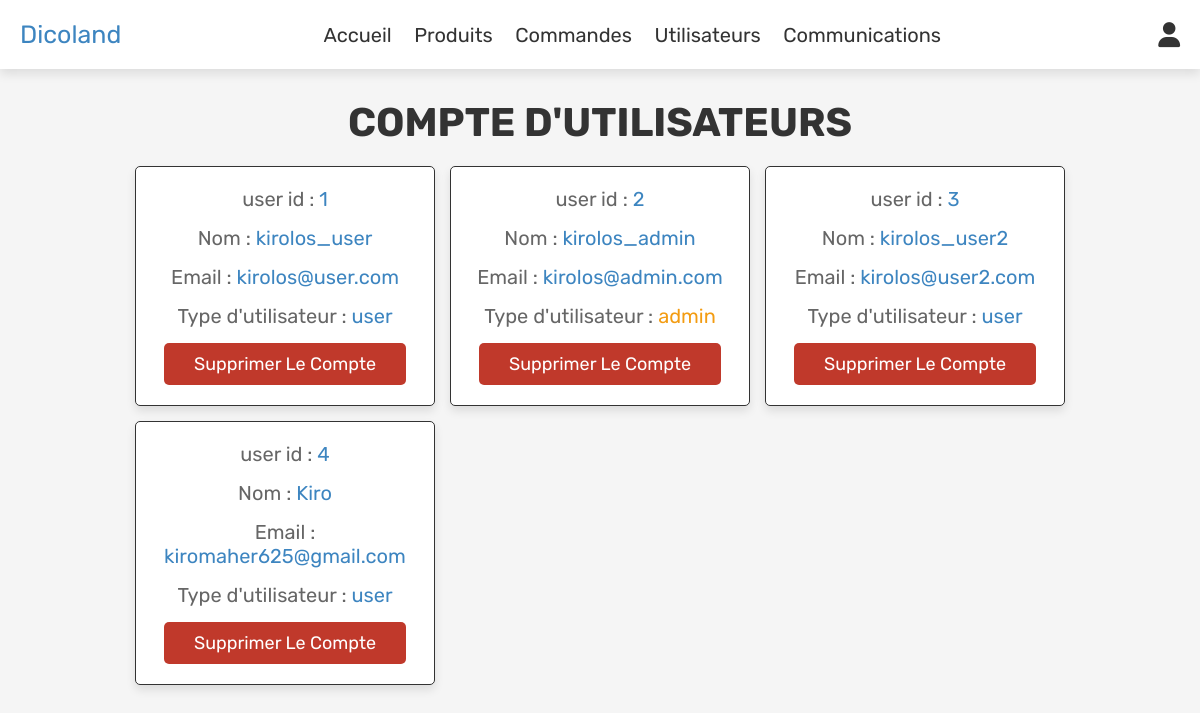
Page /admin_users.php (signed in) on the earlier database version.
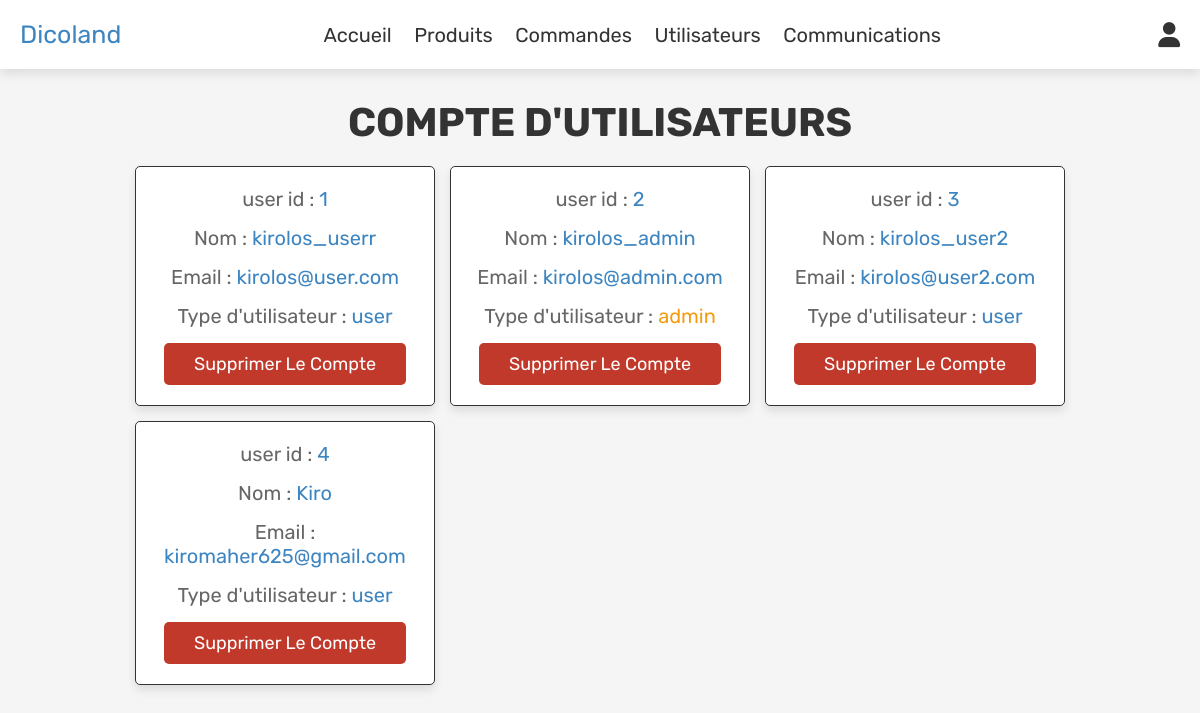
Same page on the later database version.
### tables this page shows
CREATE TABLE `users` (
  `id` int(100) NOT NULL,
  `name` varchar(100) NOT NULL,
  `email` varchar(100) NOT NULL,
  `password` varchar(100) NOT NULL,
  `user_type` varchar(20) NOT NULL DEFAULT 'user',
  `reset_token` varchar(255) DEFAULT NULL,
  `password_changed` tinyint(1) NOT NULL DEFAULT '0'
);

### admin_users.php (the view, shortened to what this page needs)
<?php
include 'config.php';
?>
<!DOCTYPE html>
<html lang="en">
<head>
   <link rel="stylesheet" href="https://cdnjs.cloudflare.com/ajax/libs/font-awesome/6.0.0/css/all.min.css">
   <link rel="stylesheet" href="css/admin_style.css">
</head>
<body>
<?php include 'admin_header.php'; ?>
<section class="users">
   <h1 class="title"> compte d'utilisateurs</h1>
   <div class="box-container">
      <?php
         $select_users = mysqli_query($conn, "SELECT * FROM `users`") or die('query failed');
         while($fetch_users = mysqli_fetch_assoc($select_users)){
      ?>
      <div class="box">
         <p> user id : <span><?php echo $fetch_users['id']; ?></span> </p>
         <p> Nom : <span><?php echo $fetch_users['name']; ?></span> </p>
         <p> Email : <span><?php echo $fetch_users['email']; ?></span> </p>
         <p> Type d'utilisateur : <span style="color:<?php if($fetch_users['user_type'] == 'admin'){ echo 'var(--orange)'; } ?>"><?php echo $fetch_users['user_type']; ?></span> </p>
         <a href="admin_users.php?delete=<?php echo $fetch_users['id']; ?>" onclick="return confirm('delete this user?');" class="delete-btn">Supprimer le compte</a>
      </div>
      <?php
         };
      ?>
   </div>
</section>
</body>
</html>

### admin_header.php (shortened to what this page needs)
<header class="header">
   <div class="flex">
      <a href="admin_page.php" class="logo"><span>Dicoland</span></a>
      <nav class="navbar">
         <a href="admin_page.php">Accueil</a>
         <a href="admin_products.php">Produits</a>
         <a href="admin_orders.php">Commandes</a>
         <a href="admin_users.php">Utilisateurs</a>
         <a href="admin_contacts.php">Communications</a>
      </nav>
      <div class="icons">
         <div id="user-btn" class="fas fa-user"></div>
      </div>
   </div>
</header>

### css/admin_style.css (style rules this page uses)
:root { --purple:#3d85c0; --red:#c0392b; --orange:#f39c12; --black:#333; --white:#fff; --light-color:#666; --light-white:#ccc; --light-bg:#f5f5f5; --border:.1rem solid var(--black); --box-shadow:0 .5rem 1rem rgba(0,0,0,.1); }
* { font-family: 'Rubik', sans-serif; margin:0; padding:0; box-sizing: border-box; outline: none; border:none; text-decoration: none; transition:all .2s linear; }
html { font-size: 62.5%; overflow-x: hidden; }
body { background-color: var(--light-bg); }
section { padding:3rem 2rem; }
.title { text-align: center; margin-bottom: 2rem; text-transform: uppercase; color:var(--black); font-size: 4rem; }
.btn, .option-btn, .delete-btn, .white-btn { display: inline-block; margin-top: 1rem; padding:1rem 3rem; cursor: pointer; color:var(--white); font-size: 1.8rem; border-radius: .5rem; text-transform: capitalize; }
.delete-btn { background-color: var(--red); }
.header { position: sticky; top:0; left:0; right:0; z-index: 1000; background-color: var(--white); box-shadow: var(--box-shadow); }
.header .flex { display: flex; align-items: center; padding:2rem; justify-content: space-between; position: relative; max-width: 1200px; margin:0 auto; }
.header .flex .logo { font-size: 2.5rem; color:var(--black); }
.header .flex .logo span { color:var(--purple); }
.header .flex .navbar a { margin:0 1rem; font-size: 2rem; color:var(--black); }
.header .flex .icons div { margin-left: 1.5rem; font-size: 2.5rem; cursor: pointer; color:var(--black); }
.users .box-container { display: grid; grid-template-columns: repeat(auto-fit, 30rem); justify-content: center; gap:1.5rem; max-width: 1200px; margin:0 auto; align-items: flex-start; }
.users .box-container .box { background-color: var(--white); padding:2rem; border:var(--border); box-shadow: var(--box-shadow); border-radius: .5rem; text-align: center; }
.users .box-container .box p { padding-bottom: 1.5rem; font-size: 2rem; color:var(--light-color); }
.users .box-container .box p span { color:var(--purple); }
.users .box-container .box .delete-btn { margin-top: 0; }

Differences in the rows shown:
changed users "kirolos@user.com": name "kirolos_user" → "kirolos_userr"
